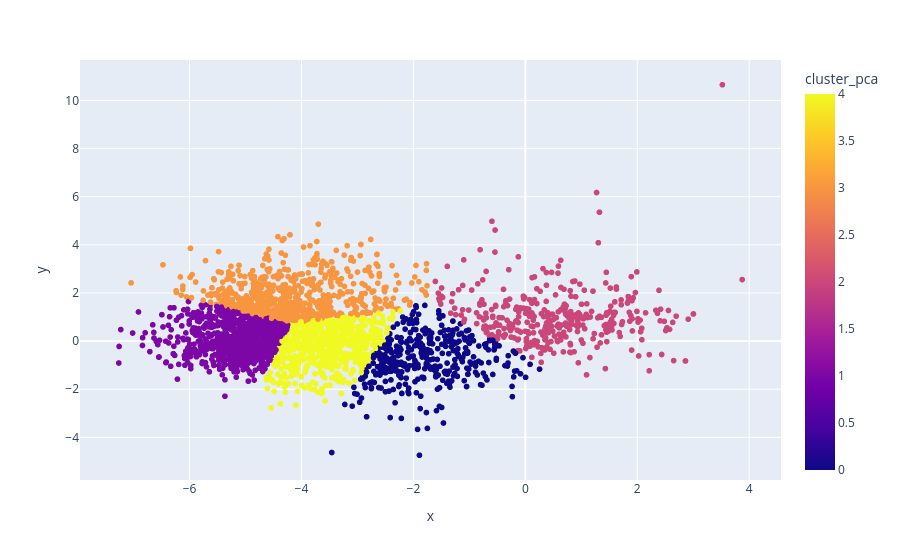

Notebook code cell kept with this figure:
### Code cell
fig = px.scatter(pca_features_xy.toPandas(), x='x', y='y', color='cluster_pca', hover_data=['x', 'y', 'genres'])
fig.show()

### Figure 1 — Plotly figure (JSON) as saved in the notebook; plotly's stock layout.template omitted (floating-point values rounded to 4 significant figures; data arrays with more than 128 entries replaced by an {"elided": "..."} marker saying what was removed)
{"data": [{"customdata": {"elided": "2973x1 str values"}, "hovertemplate": "x=%{x}<br>y=%{y}<br>genres=%{customdata[0]}<br>cluster_pca=%{marker.color}<extra></extra>", "legendgroup": "", "marker": {"color": {"elided": "2973 int values"}, "coloraxis": "coloraxis", "symbol": "circle"}, "mode": "markers", "name": "", "showlegend": false, "type": "scattergl", "x": {"elided": "2973 float values"}, "xaxis": "x", "y": {"elided": "2973 float values"}, "yaxis": "y"}], "layout": {"coloraxis": {"colorbar": {"title": {"text": "cluster_pca"}}, "colorscale": [[0, "#0d0887"], [0.1111, "#46039f"], [0.2222, "#7201a8"], [0.3333, "#9c179e"], [0.4444, "#bd3786"], [0.5556, "#d8576b"], [0.6667, "#ed7953"], [0.7778, "#fb9f3a"], [0.8889, "#fdca26"], [1, "#f0f921"]]}, "legend": {"tracegroupgap": 0}, "margin": {"t": 60}, "xaxis": {"anchor": "y", "domain": [0, 1], "title": {"text": "x"}}, "yaxis": {"anchor": "x", "domain": [0, 1], "title": {"text": "y"}}}}
